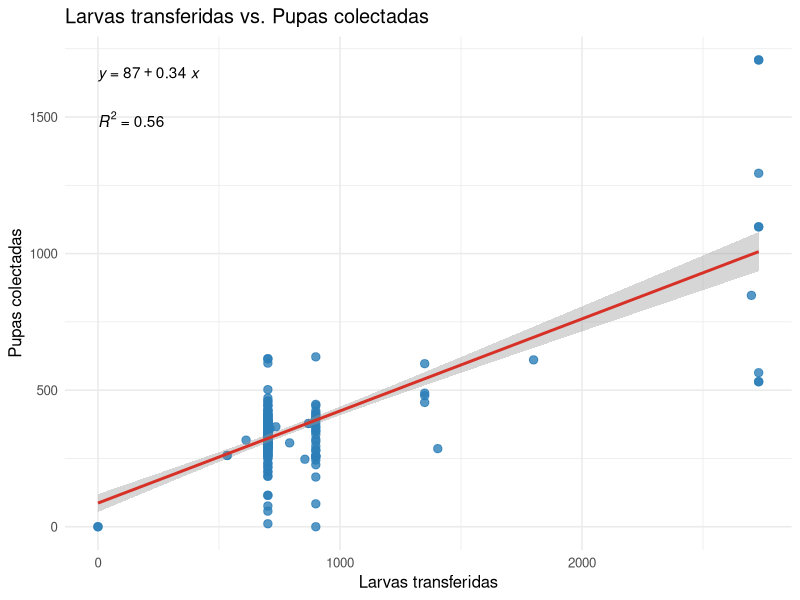
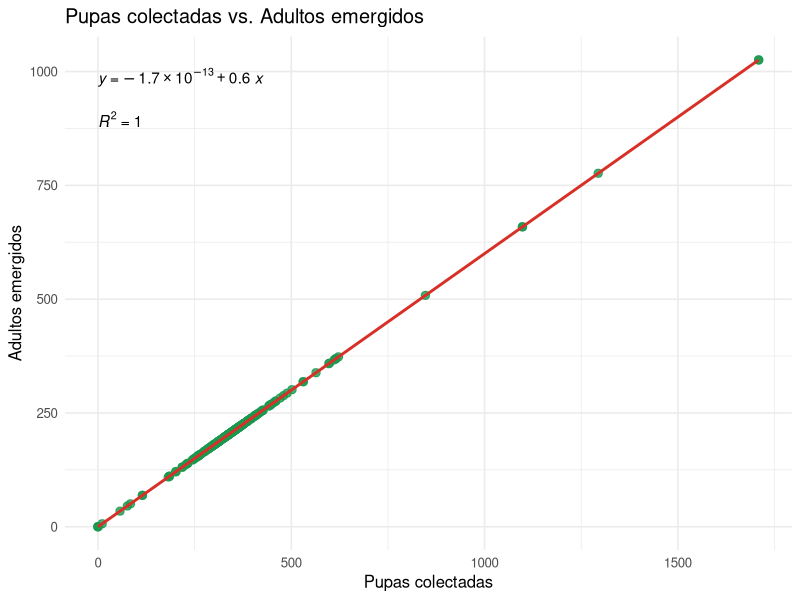
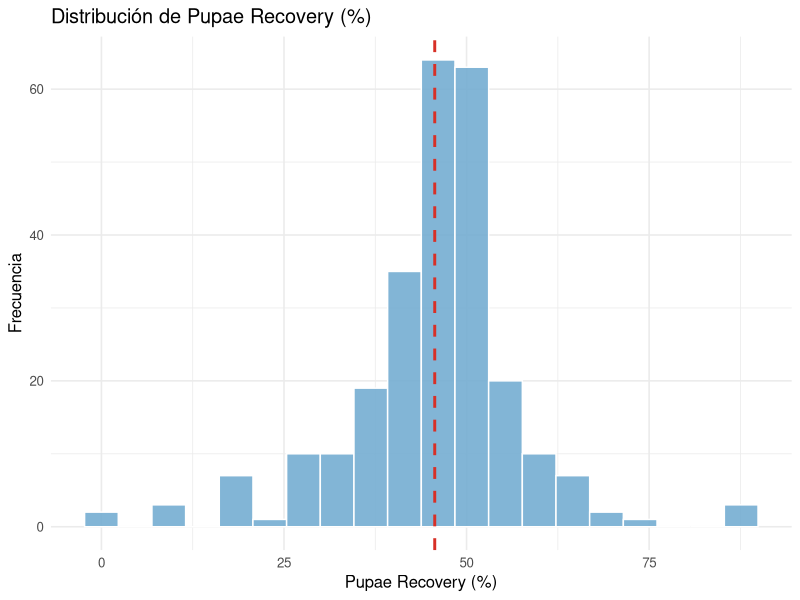
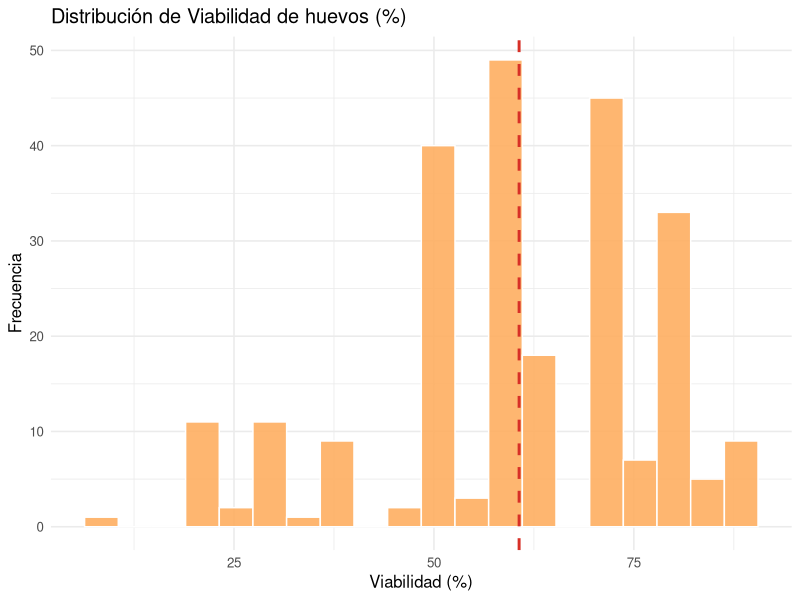
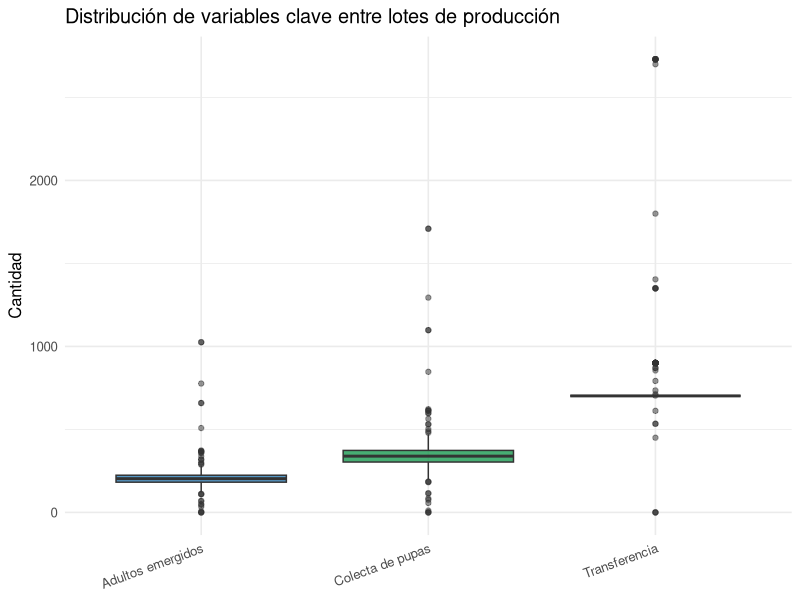
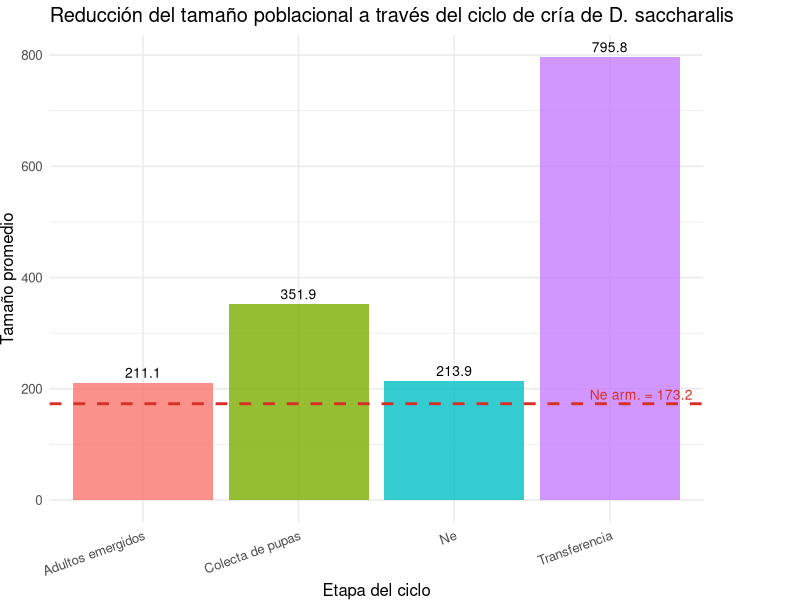
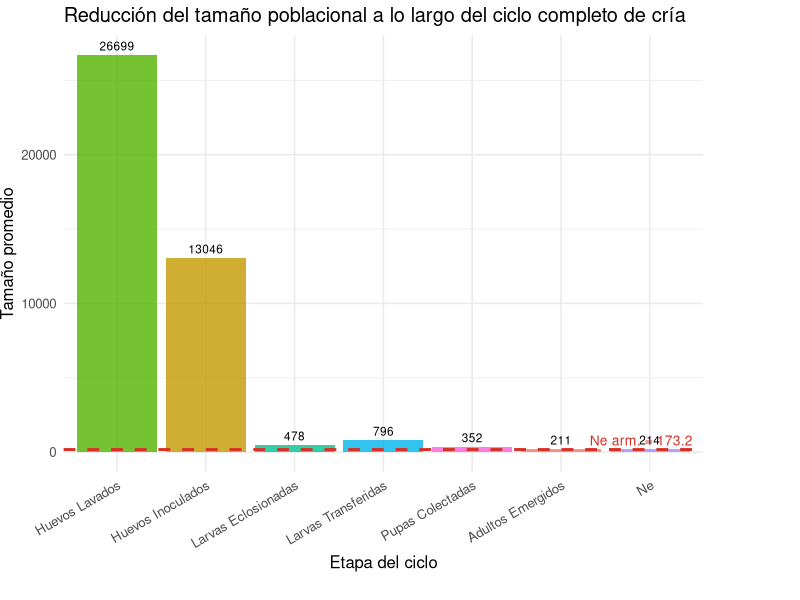
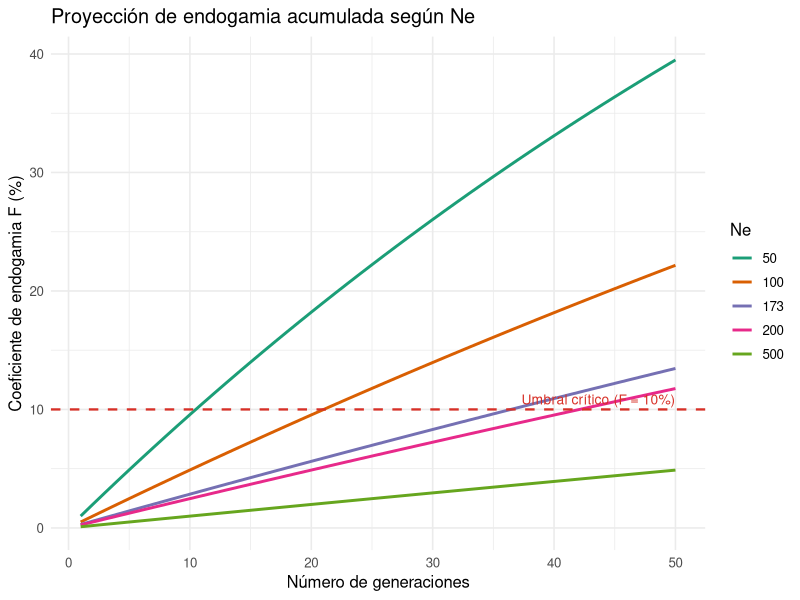

Write the R code that produced these figures, in order.
## ---- chunk 1
knitr::opts_chunk$set(
  echo    = TRUE,
  warning = FALSE,
  message = FALSE,
  fig.width  = 6.5,
  fig.height = 4.5,
  fig.align  = "center"
)
## ---- chunk 2
library(readr)
library(lubridate)
library(tidyr)
library(stringr)
library(purrr)
library(readxl)
library(dplyr)
library(knitr)
library(ggplot2)
library(ggpubr)
## ---- chunk 3
data <- read_excel("CriadeLep-7-2026.xlsx")
head(data)
## ---- chunk 4
datos_diatraea <- data |>
  rename(Lote_produccion = `Lote de Produccion`) |>
  filter(
    Especie == "D. saccharalis",
    Etapa   == "Cría",
    Fecha   >= as.Date("2024-01-01")
  ) |>
  mutate(
    year = year(Fecha),
    week = isoweek(Fecha)
  )
datos_diatraea
## ---- chunk 5
datos_diatraea <- datos_diatraea %>%
  mutate(
    Cantidad         = as.numeric(Cantidad),
    Actividad        = trimws(Actividad),
    Lote_produccion  = as.numeric(Lote_produccion)
  )
## ---- chunk 6
datos_diatraea <- datos_diatraea %>%
  filter(!is.na(Cantidad), !is.na(Actividad))
## ---- chunk 7
qc_plot <- datos_diatraea %>%
  group_by(Actividad) %>%
  summarise(
    total     = n(),
    na_count  = sum(is.na(Cantidad)),
    .groups   = "drop"
  ) %>%
  mutate(na_percentage = (na_count / total) * 100)

kable(qc_plot, digits = 2,
      col.names = c("Actividad", "Total registros", "NAs", "% NAs"),
      caption    = "Control de calidad: datos faltantes por actividad")
## ---- chunk 8
larvas_por_placa_actual <- 3
placas_por_transferencia_actual <- 300
larvas_por_transferencia_actual <- larvas_por_placa_actual *
  placas_por_transferencia_actual
transferencias_por_semana_actual <- 3
target_larvas_semanal_actual <- larvas_por_transferencia_actual *
  transferencias_por_semana_actual
pupas_jaula_grande_actual <- 600
adultos_jaula_chica_actual <- 60

parametros_operativos <- tibble(
  Parametro = c("Larvas por placa", "Placas por transferencia",
                "Larvas por transferencia", "Transferencias por semana",
                "Target semanal de larvas", "Pupas en jaula grande",
                "Adultos por jaula chica"),
  Valor = c(larvas_por_placa_actual,
            placas_por_transferencia_actual,
            larvas_por_transferencia_actual,
            transferencias_por_semana_actual,
            target_larvas_semanal_actual,
            pupas_jaula_grande_actual,
            adultos_jaula_chica_actual)
)
kable(parametros_operativos,
      caption = "Parámetros operativos actuales de D. saccharalis")
## ---- chunk 9
pupae_recovery <- datos_diatraea %>%
  filter(Actividad %in% c("Transferencia", "Colecta de pupas")) %>%
  group_by(Lote_produccion) %>%
  summarise(
    larvas_transferidas = sum(Cantidad[Actividad == "Transferencia"],    na.rm = TRUE),
    pupas_colectadas    = sum(Cantidad[Actividad == "Colecta de pupas"], na.rm = TRUE),
    Pupae_Recovery      = ifelse(
      larvas_transferidas > 0,
      (pupas_colectadas / larvas_transferidas) * 100,
      NA_real_
    ),
    .groups = "drop"
  )
pupae_recovery
## ---- chunk 10
lotes_sin_transferencia <- pupae_recovery %>%
  filter(larvas_transferidas == 0, pupas_colectadas > 0)

message("Lotes con pupas pero larvas_transferidas = 0 (revisar registro):")
print(lotes_sin_transferencia)
message("Lotes con Pupae_Recovery NA: ", sum(is.na(pupae_recovery$Pupae_Recovery)))
## ---- chunk 11
pupae_recovery <- pupae_recovery %>%
  filter(!is.na(Pupae_Recovery))

datos_diatraea <- datos_diatraea %>%
  filter(!(Lote_produccion %in% lotes_sin_transferencia$Lote_produccion)) %>%
  filter(!(Lote_produccion %in% pupae_recovery$Lote_produccion[pupae_recovery$Pupae_Recovery > 100]))

lotes_evaluados <- datos_diatraea %>%
  group_by(Lote_produccion) %>%
  summarise(n = n(), .groups = "drop") %>%
  nrow()

message("Número de lotes de producción evaluados: ", lotes_evaluados)
## ---- chunk 12
resumen_diatraea <- bind_rows(
  datos_diatraea %>%
    filter(Actividad == "Lavado y número de huevos") %>%
    summarise(Variable = "Huevos Lavados",
              Media = mean(Cantidad, na.rm = TRUE),
              Desvio_estandar = sd(Cantidad, na.rm = TRUE),
              N = sum(!is.na(Cantidad))),
  datos_diatraea %>%
    filter(Actividad == "Inoculación") %>%
    summarise(Variable = "Huevos Inoculados",
              Media = mean(Cantidad, na.rm = TRUE),
              Desvio_estandar = sd(Cantidad, na.rm = TRUE),
              N = sum(!is.na(Cantidad))),
  datos_diatraea %>%
    filter(Actividad == "Viabilidad de huevos") %>%
    summarise(Variable = "Viabilidad de huevos (%)",
              Media = mean(Cantidad, na.rm = TRUE),
              Desvio_estandar = sd(Cantidad, na.rm = TRUE),
              N = sum(!is.na(Cantidad))),
  datos_diatraea %>%
    filter(Actividad == "Transferencia") %>%
    summarise(Variable = "Larvas Transferidas",
              Media = mean(Cantidad, na.rm = TRUE),
              Desvio_estandar = sd(Cantidad, na.rm = TRUE),
              N = sum(!is.na(Cantidad))),
  datos_diatraea %>%
    filter(Actividad == "Colecta de pupas") %>%
    summarise(Variable = "Pupas Colectadas",
              Media = mean(Cantidad, na.rm = TRUE),
              Desvio_estandar = sd(Cantidad, na.rm = TRUE),
              N = sum(!is.na(Cantidad)))
)

kable(resumen_diatraea, digits = 2,
      col.names = c("Variable", "Media", "Desvío estándar", "N"),
      caption    = "Tabla 1. Estadísticas descriptivas por actividad del ciclo de cría de D. saccharalis (2024-2026)")
## ---- chunk 13
adultos_por_lote <- datos_diatraea %>%
  filter(Actividad == "Colecta de pupas") %>%
  group_by(Lote_produccion) %>%
  summarise(
    N_adultos = sum(Cantidad, na.rm = TRUE) * 0.6,
    .groups   = "drop"
  )
adultos_por_lote
## ---- chunk 14
datos_diatraea <- datos_diatraea %>%
  filter(!Actividad %in% c("Armado de jaulas", "Cambio de jaulas"))

datos_diatraea_transpose <- datos_diatraea %>%
  select(Lote_produccion, Actividad, Cantidad) %>%
  group_by(Lote_produccion, Actividad) %>%
  summarise(Cantidad = sum(Cantidad, na.rm = TRUE), .groups = "drop") %>%
  pivot_wider(names_from = Actividad, values_from = Cantidad) %>%
  mutate(
    `Pupae Recovery` = if_else(
      !is.na(Transferencia) & Transferencia > 0 & !is.na(`Colecta de pupas`),
      (`Colecta de pupas` / Transferencia) * 100,
      NA_real_
    ),
    `Adultos emergidos` = if_else(
      !is.na(`Colecta de pupas`),
      `Colecta de pupas` * 0.60,
      NA_real_
    )
  )
datos_diatraea_transpose
## ---- chunk 15
registro_reproductivo_recomendado <- tibble(
  Campo = c("Jaula chica", "Fecha/tiempo", "Hembras adultas vivas",
    "Machos adultos vivos", "Adultos muertos", "Huevos producidos",
    "Huevos viables", "Pupae Recovery del lote"),
  Uso = c("Identifica la unidad reproductiva operativa",
      "Permite seguir cambios durante la reproducción",
      "Componente Nf de la fórmula de Wright",
      "Componente Nm de la fórmula de Wright",
      "Alerta de pérdida de reproductores",
      "Medida de producción reproductiva",
      "Proxy del aporte genético efectivo",
      "Vincula el resultado reproductivo con la fase larva-pupa")
)
kable(registro_reproductivo_recomendado,
  caption = "Tabla 3. Campos mínimos para refinar el Ne reproductivo de D. saccharalis")
## ---- chunk 16
datos_diatraea_transpose <- datos_diatraea_transpose %>%
  mutate(
    N_hembras = `Adultos emergidos` / 2,
    N_machos  = `Adultos emergidos` / 2,
    Ne = if_else(
      !is.na(N_hembras) & !is.na(N_machos) & (N_hembras + N_machos) > 0,
      (4 * N_hembras * N_machos) / (N_hembras + N_machos),
      NA_real_
    )
  )
## ---- chunk 17
resumen_diatraea_transpose <- datos_diatraea_transpose %>%
  summarise(
    across(
      c(Transferencia, `Colecta de pupas`, `Pupae Recovery`,
        `Adultos emergidos`, N_hembras, N_machos, Ne),
      list(Media = ~mean(.x, na.rm = TRUE), DE = ~sd(.x, na.rm = TRUE)),
      .names = "{.col}_{.fn}"
    )
  )

kable(resumen_diatraea_transpose, digits = 2,
      col.names = c(
        "Transf. Media", "Transf. DE",
        "Pupas Media",   "Pupas DE",
        "PR Media",      "PR DE",
        "Adultos Media", "Adultos DE",
        "Nf Media",      "Nf DE",
        "Nm Media",      "Nm DE",
        "Ne Media",      "Ne DE"
      ),
      caption = "Tabla 2. Estadísticas de Ne y variables del ciclo de cría por lote de producción")
## ---- chunk 18
datos_diatraea_transpose <- datos_diatraea_transpose %>%
  left_join(
    datos_diatraea %>% select(Lote_produccion, year) %>% distinct(),
    by = "Lote_produccion"
  )

ne_harm <- datos_diatraea_transpose %>%
  filter(!is.na(Ne), Ne > 0) %>%
  { nrow(.) / sum(1 / .$Ne) }

message("Media armónica del Ne entre lotes: ", round(ne_harm, 2))
## ---- chunk 19
p1 <- ggplot(datos_diatraea_transpose, aes(x = Transferencia, y = `Colecta de pupas`)) +
  geom_point(color = "#2c7fb8", size = 2.5, alpha = 0.8) +
  geom_smooth(method = "lm", se = TRUE, color = "#d73027") +
  stat_regline_equation(aes(label = after_stat(eq.label)),
                        label.x.npc = "left", label.y.npc = "top") +
  stat_cor(aes(label = after_stat(rr.label)),
           label.x.npc = "left", label.y.npc = 0.88) +
  labs(title = "Larvas transferidas vs. Pupas colectadas",
       x     = "Larvas transferidas",
       y     = "Pupas colectadas") +
  theme_minimal(base_size = 12)
p1
## ---- chunk 20
p2 <- ggplot(datos_diatraea_transpose, aes(x = `Colecta de pupas`, y = `Adultos emergidos`)) +
  geom_point(color = "#1a9850", size = 2.5, alpha = 0.8) +
  geom_smooth(method = "lm", se = TRUE, color = "#d73027") +
  stat_regline_equation(aes(label = after_stat(eq.label)),
                        label.x.npc = "left", label.y.npc = "top") +
  stat_cor(aes(label = after_stat(rr.label)),
           label.x.npc = "left", label.y.npc = 0.88) +
  labs(title = "Pupas colectadas vs. Adultos emergidos",
       x     = "Pupas colectadas",
       y     = "Adultos emergidos") +
  theme_minimal(base_size = 12)
p2
## ---- chunk 21
p3 <- ggplot(datos_diatraea_transpose, aes(x = `Pupae Recovery`)) +
  geom_histogram(bins = 20, fill = "#74add1", color = "white", alpha = 0.9) +
  geom_vline(
    xintercept = mean(datos_diatraea_transpose$`Pupae Recovery`, na.rm = TRUE),
    linetype = "dashed", color = "#d73027", linewidth = 1
  ) +
  labs(title = "Distribución de Pupae Recovery (%)",
       x     = "Pupae Recovery (%)",
       y     = "Frecuencia") +
  theme_minimal(base_size = 12)
p3
## ---- chunk 22
p4 <- datos_diatraea %>%
  filter(Actividad == "Viabilidad de huevos") %>%
  ggplot(aes(x = Cantidad)) +
  geom_histogram(bins = 20, fill = "#fdae61", color = "white", alpha = 0.9) +
  geom_vline(
    xintercept = mean(
      datos_diatraea$Cantidad[datos_diatraea$Actividad == "Viabilidad de huevos"],
      na.rm = TRUE
    ),
    linetype = "dashed", color = "#d73027", linewidth = 1
  ) +
  labs(title = "Distribución de Viabilidad de huevos (%)",
       x     = "Viabilidad (%)",
       y     = "Frecuencia") +
  theme_minimal(base_size = 12)
p4
## ---- chunk 23
p6 <- datos_diatraea_transpose %>%
  select(Lote_produccion, Transferencia, `Colecta de pupas`, `Adultos emergidos`) %>%
  tidyr::pivot_longer(-Lote_produccion, names_to = "Variable", values_to = "Valor") %>%
  ggplot(aes(x = Variable, y = Valor, fill = Variable)) +
  geom_boxplot(alpha = 0.8, outlier.alpha = 0.5) +
  scale_fill_manual(values = c("#2c7fb8", "#1a9850", "#fdae61")) +
  labs(title = "Distribución de variables clave entre lotes de producción",
       x     = NULL,
       y     = "Cantidad") +
  theme_minimal(base_size = 12) +
  theme(legend.position   = "none",
        axis.text.x       = element_text(angle = 20, hjust = 1))
p6
## ---- chunk 24
ne_promedio <- resumen_diatraea_transpose %>%
  summarise(
    Transferencia       = `Transferencia_Media`,
    `Colecta de pupas`  = `Colecta de pupas_Media`,
    `Adultos emergidos` = `Adultos emergidos_Media`,
    Ne                  = `Ne_Media`
  ) %>%
  pivot_longer(everything(), names_to = "Variable", values_to = "Ne")

grafico_ne <- ggplot(ne_promedio, aes(x = Variable, y = Ne, fill = Variable)) +
  geom_col(alpha = 0.8) +
  geom_text(aes(label = round(Ne, 1)), vjust = -0.5, size = 3.5) +
  geom_hline(yintercept = ne_harm, linetype = "dashed",
             color = "#d73027", linewidth = 1) +
  annotate("text", x = Inf, y = ne_harm,
           label  = paste0("Ne arm. = ", round(ne_harm, 1)),
           hjust  = 1.1, vjust = -0.4, color = "#d73027", size = 3.5) +
  labs(title = "Reducción del tamaño poblacional a través del ciclo de cría de D. saccharalis",
       x     = "Etapa del ciclo",
       y     = "Tamaño promedio") +
  theme_minimal(base_size = 12) +
  theme(legend.position = "none",
        axis.text.x     = element_text(angle = 20, hjust = 1),
        plot.margin     = margin(r = 70, t = 5, unit = "pt")) +
  coord_cartesian(clip = "off")
grafico_ne
## ---- chunk 25
Huevos_Lavados_Media <- resumen_diatraea %>%
  filter(Variable == "Huevos Lavados") %>%
  pull(Media)

Huevos_Inoculados_Media <- resumen_diatraea %>%
  filter(Variable == "Huevos Inoculados") %>%
  pull(Media)

larvas_eclosionadas_media <- datos_diatraea_transpose %>%
  mutate(
    larvas_eclosionadas = Transferencia * (`Viabilidad de huevos` / 100)
  ) %>%
  summarise(larvas_eclosionadas_media = mean(larvas_eclosionadas, na.rm = TRUE)) %>%
  pull(larvas_eclosionadas_media)

ne_promedio_completo <- tibble(
  Variable = c("Huevos Lavados", "Huevos Inoculados",
               "Larvas Eclosionadas", "Larvas Transferidas",
               "Pupas Colectadas", "Adultos Emergidos", "Ne"),
  Ne = c(
    Huevos_Lavados_Media,
    Huevos_Inoculados_Media,
    larvas_eclosionadas_media,
    resumen_diatraea_transpose$`Transferencia_Media`,
    resumen_diatraea_transpose$`Colecta de pupas_Media`,
    resumen_diatraea_transpose$`Adultos emergidos_Media`,
    resumen_diatraea_transpose$`Ne_Media`
  )
)

grafico_ne_completo <- ggplot(
  ne_promedio_completo,
  aes(x = factor(Variable, levels = Variable), y = Ne, fill = Variable)
) +
  geom_col(alpha = 0.8) +
  geom_text(aes(label = round(Ne, 0)), vjust = -0.5, size = 3) +
  geom_hline(yintercept = ne_harm, linetype = "dashed",
             color = "#d73027", linewidth = 1) +
  annotate("text", x = Inf, y = ne_harm,
           label  = paste0("Ne arm. = ", round(ne_harm, 1)),
           hjust  = 1.1, vjust = -0.4, color = "#d73027", size = 3.5) +
  labs(
    title = "Reducción del tamaño poblacional a lo largo del ciclo completo de cría",
    x     = "Etapa del ciclo",
    y     = "Tamaño promedio"
  ) +
  theme_minimal(base_size = 12) +
  theme(legend.position = "none",
        axis.text.x     = element_text(angle = 30, hjust = 1),
        plot.margin     = margin(r = 70, b = 20, t = 5, unit = "pt")) +
  coord_cartesian(clip = "off")

grafico_ne_completo
## ---- chunk 26
n_muestral    <- function(sd, error, z_score = 1.96)  ceiling((z_score^2 * sd^2) / error^2)
n_muestral_93 <- function(sd, error, z_score = 1.81)  ceiling((z_score^2 * sd^2) / error^2)
n_muestral_90 <- function(sd, error, z_score = 1.645) ceiling((z_score^2 * sd^2) / error^2)
n_muestral_85 <- function(sd, error, z_score = 1.44)  ceiling((z_score^2 * sd^2) / error^2)
## ---- chunk 27
sd_viabilidad  <- resumen_diatraea %>% filter(Variable == "Viabilidad de huevos (%)") %>% pull(Desvio_estandar)
sd_transferencia <- resumen_diatraea %>% filter(Variable == "Larvas Transferidas")       %>% pull(Desvio_estandar)
sd_pupas        <- resumen_diatraea %>% filter(Variable == "Pupas Colectadas")           %>% pull(Desvio_estandar)
sd_adultos      <- resumen_diatraea_transpose %>% pull(`Adultos emergidos_DE`)

tamanos_muestra <- tibble(
  Variable = c("Viabilidad de huevos (%)", "Larvas Transferidas",
               "Pupas Colectadas", "Adultos emergidos"),
  SD    = c(sd_viabilidad, sd_transferencia, sd_pupas, sd_adultos),
  Error = c(7, 5, 5, 5),
  `95% IC` = c(
    n_muestral(sd_viabilidad,   error = 7),
    n_muestral(sd_transferencia, error = 5),
    n_muestral(sd_pupas,         error = 5),
    n_muestral(sd_adultos,       error = 5)
  ),
  `93% IC` = c(
    n_muestral_93(sd_viabilidad,   error = 7),
    n_muestral_93(sd_transferencia, error = 5),
    n_muestral_93(sd_pupas,         error = 5),
    n_muestral_93(sd_adultos,       error = 5)
  ),
  `90% IC` = c(
    NA,
    n_muestral_90(sd_transferencia, error = 10),
    NA,
    NA
  )
)

kable(tamanos_muestra, digits = 2,
      col.names = c("Variable", "Desvío estándar", "Error (%)",
                    "n (95% IC)", "n (93% IC)", "n (90% IC)"),
      caption   = "Tabla 4. Tamaño de muestra mínimo recomendado para el monitoreo de la colonia de D. saccharalis")
## ---- chunk 28
endogamia_esperada <- function(Ne, t) {
  1 - (1 - 1 / (2 * Ne))^t
}

message(sprintf(
  "Con Ne armónica = %.1f, endogamia esperada tras 10 generaciones: %.4f (%.2f%%)",
  ne_harm,
  endogamia_esperada(ne_harm, 10),
  endogamia_esperada(ne_harm, 10) * 100
))
## ---- chunk 29
ne_values   <- c(10, 20, 50, 100, 200, round(ne_harm))
generations <- c(1, 5, 10, 20, 50)

endogamia_table <- expand.grid(Ne = ne_values, Generaciones = generations) %>%
  mutate(
    F_endogamia = endogamia_esperada(Ne, Generaciones),
    `F (%)` = round(F_endogamia * 100, 2),
    Alerta  = if_else(F_endogamia >= 0.10, "(!)", "OK")
  ) %>%
  select(Ne, Generaciones, `F (%)`, Alerta)

kable(endogamia_table,
      caption = "Tabla 5. Endogamia acumulada proyectada (%) para distintos valores de Ne y número de generaciones. Se marca con alerta los escenarios que superan el umbral crítico del 10%.")
## ---- chunk 30
endogamia_plot_data <- expand.grid(
  Ne          = c(ne_harm, 50, 100, 200, 500),
  Generaciones = 1:50
) %>%
  mutate(
    F_endogamia = endogamia_esperada(Ne, Generaciones),
    Ne_label    = paste0("Ne = ", round(Ne))
  )

ggplot(endogamia_plot_data,
       aes(x = Generaciones, y = F_endogamia * 100,
           color = factor(round(Ne)), group = factor(round(Ne)))) +
  geom_line(linewidth = 1) +
  geom_hline(yintercept = 10, linetype = "dashed",
             color = "#d73027", linewidth = 0.8) +
  annotate("text", x = 50, y = 10,
           label = "Umbral crítico (F = 10%)",
           hjust = 1, vjust = -0.5, color = "#d73027", size = 3.5) +
  scale_color_brewer(palette = "Dark2", name = "Ne") +
  labs(
    title = "Proyección de endogamia acumulada según Ne",
    x     = "Número de generaciones",
    y     = "Coeficiente de endogamia F (%)"
  ) +
  theme_minimal(base_size = 12)
## ---- chunk 31
franklin_table <- tibble(
  Criterio = c(
    "Corto plazo — Franklin (1980)",
    "Largo plazo — Franklin (1980)",
    "Conservador — Frankham et al. (2014)",
    "Ne actual colonia (media armonica)"
  ),
  Ne_ref = c(50, 500, 1000, round(ne_harm)),
  Cumple = c(
    if_else(round(ne_harm) >= 50,   "Si", "No"),
    if_else(round(ne_harm) >= 500,  "Si", "No"),
    if_else(round(ne_harm) >= 1000, "Si", "No"),
    "—"
  )
)

kable(franklin_table,
      col.names = c("Criterio", "Ne de referencia", "Colonia actual"),
      caption   = "Tabla 6. Ne actual vs. umbrales de referencia en genetica de conservacion.")
## ---- chunk 32
gen_por_año <- 6

t_critico     <- log(1 - 0.10) / log(1 - 1 / (2 * ne_harm))
años_criticos <- t_critico / gen_por_año

message(sprintf(
  "Ne actual = %.0f: umbral F = 10%% alcanzado en generacion %.0f (aprox. %.1f anios).",
  round(ne_harm), floor(t_critico), años_criticos
))
## ---- chunk 33
Ne_para_t <- function(t, F_max = 0.10) {
  ceiling(-1 / (2 * ((1 - F_max)^(1/t) - 1)))
}

PR_media        <- resumen_diatraea_transpose$`Pupae Recovery_Media` / 100
tasa_emergencia <- 0.60

horizontes <- tibble(
  Años         = c(1, 2, 5, 10, 20),
  Generaciones = Años * gen_por_año
) %>%
  mutate(
    Ne_minimo         = ceiling(-1 / (2 * (0.90^(1/Generaciones) - 1))),
    Ne_actual         = round(ne_harm),
    Larvas_necesarias = ceiling(Ne_minimo / tasa_emergencia / PR_media),
    Estado            = if_else(Ne_actual >= Ne_minimo, "Suficiente", "Insuficiente")
  )

kable(horizontes,
      col.names = c(
        "Horizonte (años)", "Generaciones",
        "Ne minimo (F<10%)", "Ne actual",
        "Larvas/lote necesarias", "Estado"
      ),
      caption = "Tabla 7. Ne minimo para distintos horizontes y su equivalente en larvas transferidas por lote, calculado con los datos de produccion de la colonia.")
## ---- chunk 34
ne_objetivo_data <- tibble(
  Criterio = c(
    paste0("Ne actual\n(", round(ne_harm), ")"),
    "Franklin\ncorto plazo\n(Ne = 50)",
    "Franklin\nlargo plazo\n(Ne = 500)",
    "Frankham et al.\n2014\n(Ne = 1000)"
  ),
  Ne   = c(round(ne_harm), 50, 500, 1000),
  Tipo = c("actual", "referencia", "referencia", "referencia")
)

ggplot(ne_objetivo_data, aes(x = Criterio, y = Ne, fill = Tipo)) +
  geom_col(alpha = 0.85, width = 0.6) +
  geom_text(aes(label = round(Ne)), vjust = -0.4, size = 3.5) +
  scale_fill_manual(
    values = c("actual" = "#2c7fb8", "referencia" = "#fdae61"),
    labels = c("actual" = "Ne colonia", "referencia" = "Umbral de referencia"),
    name   = NULL
  ) +
  labs(
    title = "Ne actual de la colonia vs. umbrales de referencia (Franklin 1980)",
    x     = NULL,
    y     = "Tamanio efectivo de poblacion (Ne)"
  ) +
  theme_minimal(base_size = 11) +
  theme(
    axis.text.x     = element_text(size = 8.5, lineheight = 0.85),
    legend.position = "bottom"
  )
## ---- chunk 35
sessionInfo()
